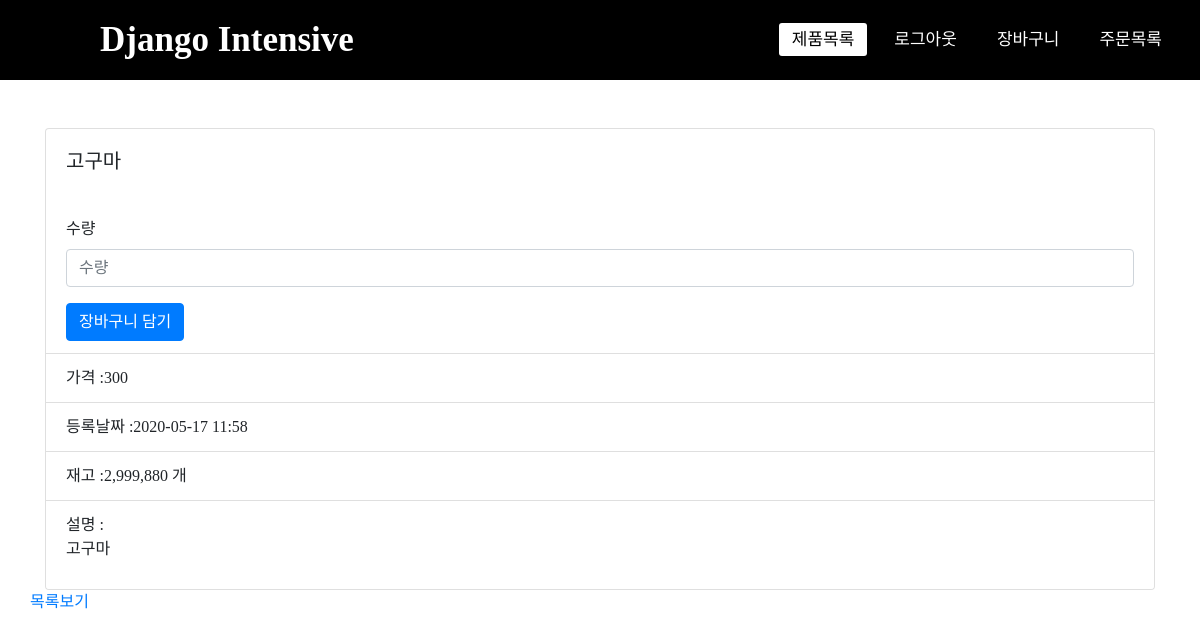
Page /product/1/ (signed in) on the earlier database version.
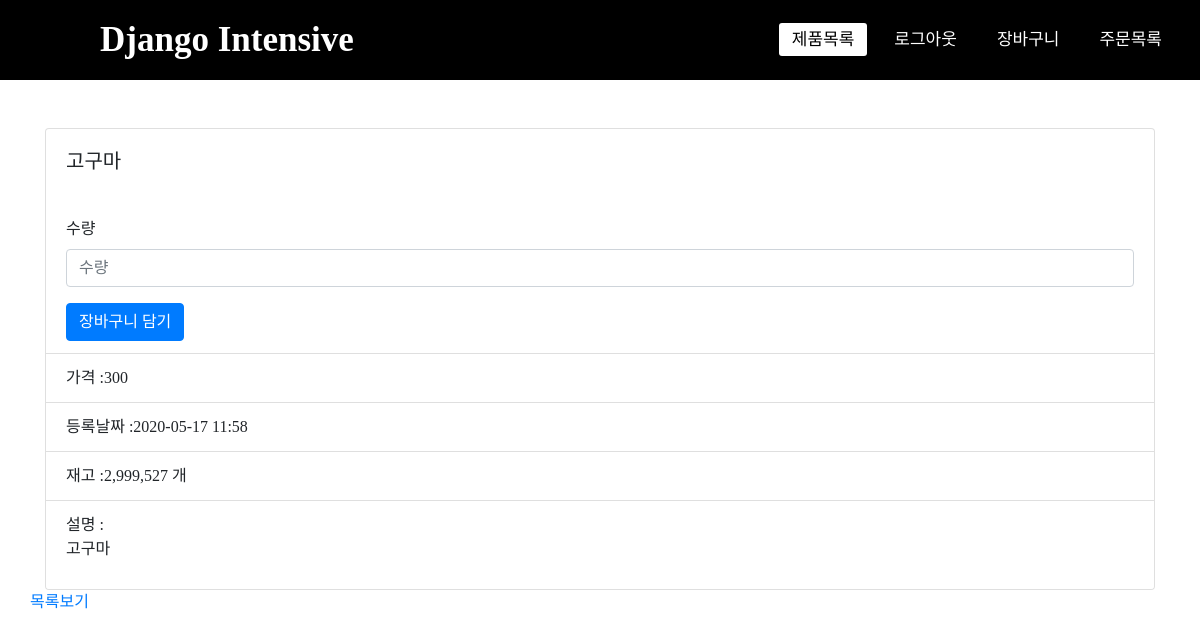
Same page on the later database version.
### product/models.py (models this page shows)
class Product(models.Model):
  name = models.CharField(max_length=256, verbose_name='상품명')
  price = models.IntegerField(verbose_name='상품가격')
  description = models.TextField(verbose_name='상품설명')
  stock = models.IntegerField(verbose_name='재고')
  register_date = models.DateTimeField(auto_now_add=True, verbose_name='등록날짜')
  def __str__(self):
    return self.name
  class Meta:
    db_table = 'fastcampus_product'
    verbose_name = '상품'
    verbose_name_plural = '상품'

### product/views.py (the view)
# urls.py: path('product/<int:pk>/', ProductDetail.as_view()),
class ProductDetail(DetailView):
  template_name = 'product_detail.html'
  queryset = Product.objects.all() # 추후 filter통해 보여줄것들만 걸러낼수도있음
  context_object_name = 'product' #실제 탬플릿에서 사용할 변수명
  def get_context_data(self, **kwargs):
    for key in kwargs:
      print(key,'->', kwargs[key])
    context = super().get_context_data(**kwargs)
    print(context)
    context['form'] = OrderForm(self.request)
    print(context)
    return context

### order/forms.py (shortened to what this page needs)
class Registerform(forms.Form):
  def __init__(self, request, *args, **kwargs):
    super().__init__(*args, **kwargs)
    self.request = request
  quantity = forms.CharField(
    error_messages={
      'required' : '수량을 입력해주세요.'
    }, label='수량'
  )
  product = forms.IntegerField(
    error_messages={
      'required' : '상품설명 입력해주세요.'
    }, label='상품설명', widget=forms.HiddenInput
  )

### product/templates/product_detail.html (shortened to what this page needs)
{% extends "base.html" %}
{% load humanize %}
{% block contents %}
<div class="row mt-5">
  <div class="col-12">
    <div class="card" style="width:100%;">
      <div class="card-body">
        <h5 class="card-title">{{product.name}}</h5>
      </div>
      <ul class="list-group list-group-flush">
        <li class="list-group-item">
          <form action="/cart/" onSubmit="return addCart()">
            {% if request.session.user %}
            {% for field in form %}
            <div class="form-group">
              {% ifnotequal field.name 'product' %}
              <label for="{{field.id_for_label}}">{{field.label}}</label>
              {% endifnotequal %}
              <input type="{{field.field.widget.input_type}}" class="form-control" id="{{field.id_for_label}}"
                placeholder="{{field.label}}" name="{{field.name}}"
                value="{% ifequal field.name 'product' %}{{product.id}}{% endifequal %}">
            </div>
            {% endfor %}
            <button id="cart-button" type="submit" class="btn btn-primary">장바구니 담기</button>
            {% endif %}
          </form>
        </li>
        <li class="list-group-item">가격 :{{product.price|intcomma}}</li>
        <li class="list-group-item">등록날짜 :{{product.register_date|date:'Y-m-d H:i'}}</li>
        <li class="list-group-item">재고 :{{product.stock|intcomma}} 개</li>
        <li class="list-group-item">설명 :{{product.description|safe}}</li>
      </ul>
    </div>
  </div>
  <div class="row">
    <div class="col-12"><a href="/product/">목록보기</a></div>
  </div>
</div>
{% endblock %}

### fcuser/templates/base.html (shortened to what this page needs)
<!DOCTYPE html>
<html lang="en">
<head>
  <link rel="stylesheet" href="https://stackpath.bootstrapcdn.com/bootstrap/4.4.1/css/bootstrap.min.css"
>
  <link rel="stylesheet" href="/static/css/style.css">
</head>
<body>
  <nav>
    <label for="" class="logo" onclick="location.href='/'"style="cursor:pointer;">Django Intensive</label>
    <ul>
      <li><a href="/product" id="product" style="text-decoration:none;">제품목록</a></li>
      {%if request.session.user%}
      <li><a href="/logout" id="logout" style="text-decoration:none;">로그아웃</a></li>
      <li><a href="/cart" id="cart" style="text-decoration:none;">장바구니</a></li>
      <li><a href="/order" id="orderList" style="text-decoration:none;">주문목록</a></li>
      {% else %}
      <li><a href="/register" id="register" style="text-decoration:none;">회원가입</a></li>
      <li><a href="/login" id="login" style="text-decoration:none;">로그인</a></li>
      {% endif %}
    </ul>
  </nav>
  <div class="container">
    {% block contents %}
    {% endblock %}
  </div>
</body>
</html>

### static/css/style.css (style rules this page uses)
* { padding : 0; margin : 0; text-decoration : none; list-style : none; box-sizing : border-box; }
body { font-family : montserrat; }
nav { background : #000000; height : 80px; width : 100%; }
label.logo { color : white; font-size : 35px; line-height : 80px; padding : 0 100px; font-weight : bold; }
nav ul { float : right; margin-right : 20px; }
nav ul li { display : inline-block; line-height : 80px; margin : 0 5px; }
nav ul li a { color : white; font-size : 17px; padding : 7px 13px; border-radius : 3px; text-transform : uppercase; }
a.active, a:hover { background : white; transition : .5s; color : #000000; }

Differences in the rows shown:
changed Product "고구마": stock "2,999,880" → "2,999,527"
